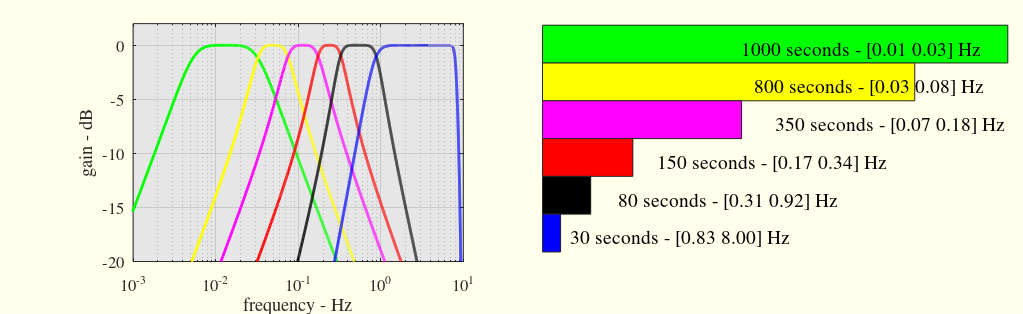

Reproduce this figure in MATLAB. (Note: this script raises an error after producing the figure.)
%============== geneFB.m ==========================
% this program built the file .mat which consists  
% of thecharacteristic of the time/frequency 
% pavement.
% the array of the following structures is saved 
% in a file .mat
%==================================================
%     SCPperiod_sec
%     overlapDFT: typically 0.5
%     overlapSCP: typically 0
%     ratioDFT2SCP: 
%     Norder
%     designname
%     windowshape
%     Wlow_Hz
%     Whigh_Hz
%==================================================
% the length in second of the FFT is :
%           SCPperiod_sec/ratioDFT2SCP
% If overlapDFT=0.5, and if ratioDFT2SCP=5,
% the number of FFTs to perform the SCP is 9
% If overlapSCP=0, the next SCP is performed by shifting
% the FFT block with 9
%
%===================================================

clear

commandsave = 'save filtercharacteristics/filtercharacteristics filtercharact';

allcolors = ['g.';'y.';'m.';'r.';'k.';'b.'; ...
    'rx';'yx';'mx';'rx';'kx';'c.';'k.';'r.';'c.';'m.';'g.';...
    'b.';'k.';'r.';'c.';'m.';'g.';'k.'];

M                               = 5;
Pfilter                         = 6;
listofperiods                   = [1000,800,350,150,80,30];
listOrder                       = [2 2 2 2 3 4];
filtercharact = struct;

%==== Remark =====================================
% due to some constraints in programming
% the value filtercharact(iP).overlapSCP must be
% 0, 1/M, 2/M, 3/M, ..., M-1/M which corresponds to
% the frontier of the FFT block.
% In pratice we advise to take 0
    
for iP = 1:Pfilter
    filtercharact(iP).SCPperiod_sec  = listofperiods(iP) ;
    filtercharact(iP).overlapDFT = 0.5;
    filtercharact(iP).overlapSCP = 0;
    filtercharact(iP).ratioDFT2SCP = M;
    filtercharact(iP).Norder  = listOrder(iP) ;
    filtercharact(iP).designname     = 'butter';
    filtercharact(iP).windowshape    = 'hann';
    filtercharact(iP).overlapDFT     = 0.5;
end
filtercharact(1).Wlow_Hz        = 0.005;
filtercharact(1).overlapDFT     = 0.5;
TFFT_Pfilter                    = filtercharact(1).SCPperiod_sec/M;
for iP=2:Pfilter
    %     filtercharact(Pfilter).SCPperiod_sec  = filtercharact(Pfilter-1).SCPperiod_sec*0.5;
    TFFT_Pfilter                          = filtercharact(iP).SCPperiod_sec/M;
    filtercharact(iP).Wlow_Hz        = (1/TFFT_Pfilter)/0.2;
    filtercharact(iP-1).Whigh_Hz     = 1.1*filtercharact(iP).Wlow_Hz;
    filtercharact(iP).Wlow_Hz        = (1/TFFT_Pfilter)/0.08;
    filtercharact(iP-1).Whigh_Hz     = filtercharact(iP).Wlow_Hz;
    filtercharact(iP).Wlow_Hz        = (1/TFFT_Pfilter)/0.2;
    filtercharact(iP-1).Whigh_Hz     = 1.1*filtercharact(iP).Wlow_Hz;
end
filtercharact(iP).Whigh_Hz           = 8;

scal1 = 1 ./ ([filtercharact(:).SCPperiod_sec] .* ...
    ([filtercharact(:).Whigh_Hz]-[filtercharact(:).Wlow_Hz]));

scal2 = 2 ./ ([filtercharact(:).SCPperiod_sec] .* ...
    ([filtercharact(:).Whigh_Hz]+[filtercharact(:).Wlow_Hz]));

Fs_Hz                 = 20;
Lfft                  = 16*2048;
frqs_Hz               = (0:Lfft-1)*Fs_Hz/Lfft;
%========== plots of the response
figure(1)
clf
%========== end

for ip=1:Pfilter
    subplot(121)
    [filnum,filden] = butter(filtercharact(ip).Norder,...
        2*[filtercharact(ip).Wlow_Hz ...
        filtercharact(ip).Whigh_Hz]/Fs_Hz);
    Hf = abs(fft(filnum,Lfft) ./ fft(filden,Lfft));
    semilogx(frqs_Hz, 10*log10(Hf),allcolors(ip),'linew',2)
    hold on
    set(gca,'xlim',[1e-3 10])
    set(gca,'ylim',[-20 2])
    set(gca,'color',[1 1 1]*0.9)
    grid on
end
hold off
set(gca,'fontname','times','fontsize',12);
xlabel('frequency - Hz')
ylabel('gain - dB')
loc = get(gca,'position');
% bar graphics, length proportional to the duration
loc(1)  = loc(1)+0.4;
loc(2)  = 0.92;
highbar = 0.12;
for ip=1:Pfilter
    switch ip
        case 1
            lenbar  = (filtercharact(ip).SCPperiod_sec)/2200;
            locx = loc(1)+loc(3)*0.12-0.14;
        case 2
            lenbar  = (filtercharact(ip).SCPperiod_sec)/2200;
            locx = loc(1)+loc(3)*0.12;
        case 3
            lenbar  = (filtercharact(ip).SCPperiod_sec)/1800;
            locx = loc(1)+loc(3)*0.12+0.6;
        case 4
            lenbar  = (filtercharact(ip).SCPperiod_sec)/1700;
            locx = loc(1)+loc(3)*0.12+0.7;
        case 5
            lenbar  = (filtercharact(ip).SCPperiod_sec)/1700;
            locx = loc(1)+loc(3)*0.12+1;
        case 6
            lenbar  = (filtercharact(ip).SCPperiod_sec)/1700;
            locx = loc(1)+loc(3)*0.12+1;
    end
    midy    = (filtercharact(ip).Whigh_Hz+filtercharact(ip).Wlow_Hz)/12;
    loc(2)  = loc(2)-highbar;
    subplot('position',[loc(1) loc(2) lenbar highbar])
    set(gca,'xtick',[],'ytick',[],'box','on')
    tt=sprintf('%i seconds - [%4.2f %4.2f] Hz',filtercharact(ip).SCPperiod_sec,...
        filtercharact(ip).Wlow_Hz,...
        filtercharact(ip).Whigh_Hz);
    text(locx,midy*0.03+0.355,tt,'fontname','times','fontsize',14)
    set(gca,'color',allcolors(ip))
end
set(gca,'fontname','times','fontsize',12);
% xlabel('time of stationarity - frequency bandwidth')
HorizontalSize = 26;
VerticalSize   = 8;
set(gcf,'units','centimeters');
set(gcf,'paperunits','centimeters');
set(gcf,'PaperType','a3');
% set(gcf,'position',[0 5 HorizontalSize VerticalSize]);
set(gcf,'paperposition',[0 0 HorizontalSize VerticalSize]);

set(gcf,'color', [1,1,0.92]);
set(gcf, 'InvertHardCopy', 'off');

%
%         print -depsc -loose ../../textes/6distConjointHMSC/filterbank.eps
%     !epstopdf ../../textes/6distConjointHMSC/filterbank.eps
%     !rm ../../textes/6distConjointHMSC/filterbank.eps
%      print -depsc -loose ../../slides/7sessionmeeting/filterbank.eps
%         print -depsc -loose ../../slides/6slidessummary01072915/.eps
%     !epstopdf ../../slides/6slidessummary01072915/filterbank.eps
%     !rm ../../slides/6slidessummary01072915/filterbank.eps
%
%     printdirectory  = ' ../slidesITW2015/';
%     fileprintepscmd = sprintf('print -depsc -loose %sfilterbank.eps',printdirectory);
%     fileeps2pdfcmd  = sprintf('!epstopdf %sfilterbank.eps',printdirectory);
%     filermcmd       = sprintf('!rm %sfilterbank.eps',printdirectory);
%     %
%       eval(fileprintepscmd)
%         eval(fileeps2pdfcmd)
%         eval(filermcmd)


%==== parameters for TeX
tabFB = [];
for ip = 1:Pfilter
    tabFB = [tabFB ...
        sprintf('$[%4.3f-%4.2f]$&$%i$\n%s %s',...
        filtercharact(ip).Wlow_Hz, ...
        filtercharact(ip).Whigh_Hz,filtercharact(ip).SCPperiod_sec ,'\\ \hline')];
end
tabFB
%====
eval(commandsave)

filtercharact
